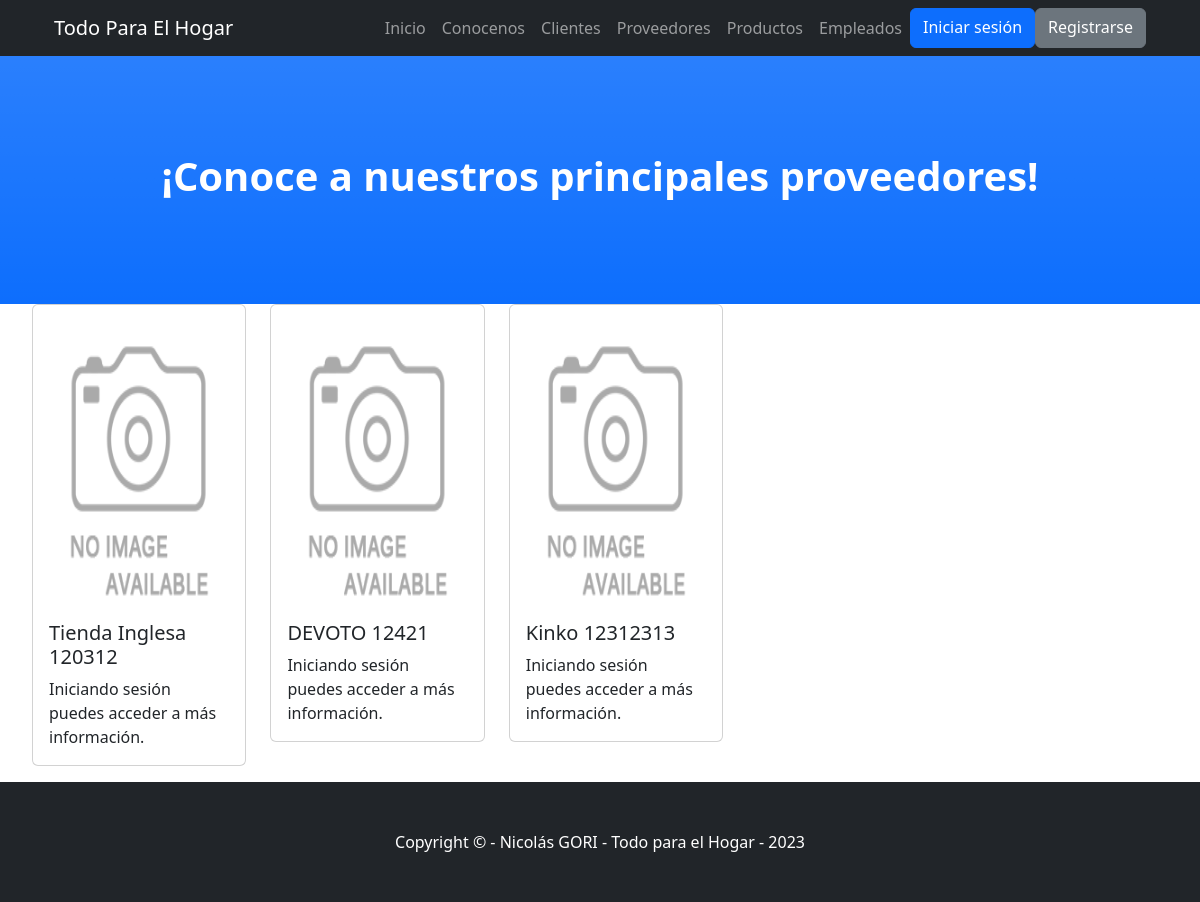
Page /SupermercadoApp/proveedor/list on the committed database.
### SupermercadoApp/models.py (models this page shows, shortened)
class Proveedor(models.Model):
    nombre = models.CharField(max_length=20)
    rut = models.IntegerField()
    categoria_producto = models.CharField(max_length=20)
    domicilio = models.CharField(max_length=40)
    imagen = models.ImageField(upload_to='proveedores', null=True, blank = True)

### SupermercadoApp/views.py (the view)
# urls.py: path('proveedor/list', ProveedorList.as_view(), name="Proveedores_List"),
class ProveedorList(ListView):
    model = Proveedor
    template_name = "SupermercadoApp/proveedor-list.html"

### SupermercadoApp/context_processor.py (called while the page is built)
def custom_user(request):
    context = auth(request)
    user = context["user"]
    if user.is_authenticated:
        avatar = Avatar.objects.filter(user=request.user.id)
        if len(avatar) > 0:
            context["user_avatar"] = avatar[0]
        else: context["user_avatar"] = ""
    return context

### SupermercadoApp/templates/SupermercadoApp/proveedor-list.html (shortened to what this page needs)
{% extends "SupermercadoApp/main.html" %}
{% load static %}
{% block titulo %}
    <h1 class="fw-bolder">¡Conoce a nuestros principales proveedores!</h1>
{% endblock %}
{% block contenidosQueVarian %}
    <ul>
        <div class="row row-cols-1 row-cols-md-5 g-4">
            {% for proveedor in object_list %}
                <div class="col">
                    <div class="card">
                        <div class="card-body">
                            {% if request.user.is_authenticated %}
                                {% if proveedor.imagen %}
                                    <img src="{{ proveedor.imagen.url }}" height="300em" alt="" class="card-img-top">
                                {% else %}
                                    <img src="../../media/proveedores/proveedor_default.png" height="300em" alt="" class="card-img-top">
                                {% endif %}
                            {% else %}
                                <img src="../../media/proveedores/proveedor_default.png" height="300em" alt="" class="card-img-top">
                            {% endif %}
                            <h5 class="card-title">{{ proveedor.nombre }} {{ proveedor.rut }}</h5>
                            {% if request.user.is_authenticated %}
                                <p class="card-text">Haz click en "Ver más" para acceder a toda la información.</p>
                                <a href="{% url 'Proveedor_Detail' proveedor.id %}" class="btn btn-primary">Ver más</a>
                                    {% if request.user.is_staff %}
                                        <a href="{% url 'Proveedor_Edit' proveedor.id %}" class="btn btn-primary">Editar</a>
                                        <a href="{% url 'Proveedor_Delete' proveedor.id %}" class="btn btn-secondary">Borrar</a>
                                    {% endif %}
                                {% else %}
                                <p class="card-text">Iniciando sesión puedes acceder a más información.</p>
                            {% endif %}
                        </div>
                    </div>
                </div>
            {% endfor %}
        </div>
    </ul>
{% endblock %}

### rows in the picture
Proveedor: nombre "Tienda Inglesa", rut "120312"
Proveedor: nombre "DEVOTO", rut "12421"
Proveedor: nombre "Kinko", rut "12312313"
